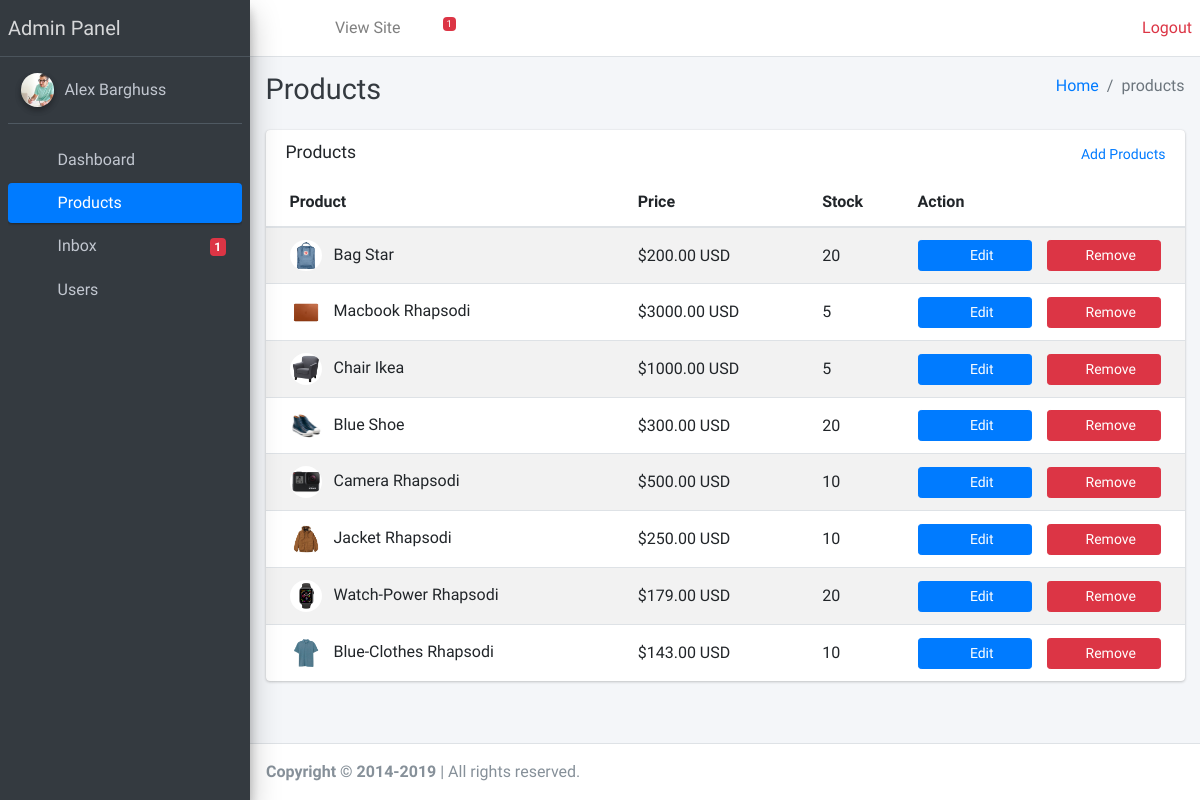
Before: /dashboard/products/ (signed in) with the older database file.
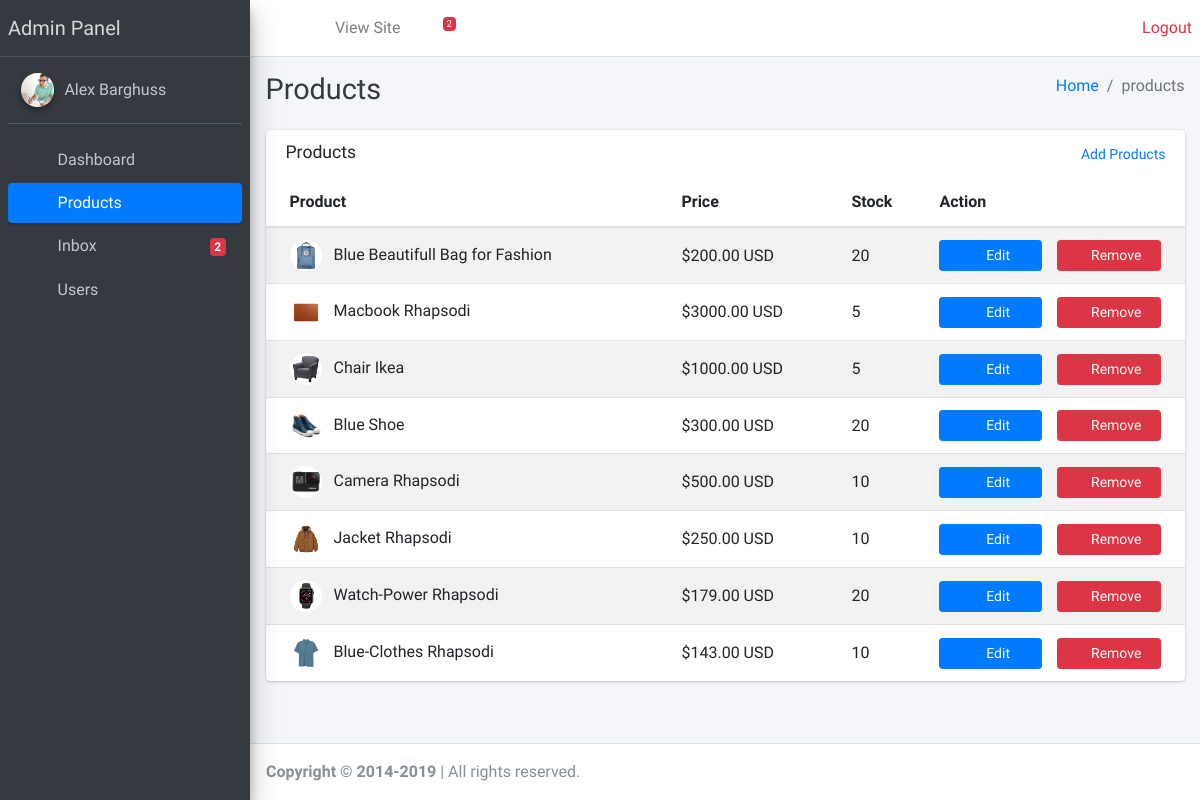
After: the same page with the newer database file.
### products/models.py (models this page shows, shortened)
class Product(models.Model):
    title = models.CharField(max_length=100)
    brand = models.CharField(max_length=100)
    product_id = models.CharField(max_length=12)
    category = models.CharField(max_length=100)
    price = models.DecimalField(max_digits=10, decimal_places=2)
    description = models.TextField()
    image = models.ImageField(upload_to='images/')
    created_date = models.DateTimeField(auto_now_add=True)
    updated_date = models.DateTimeField(auto_now_add=True)
    date_release = models.DateTimeField(auto_now_add=False)
    stock = models.PositiveIntegerField(default=0)
    rating = models.FloatField(default=0)
    reviews = models.IntegerField(default=0)
    order = models.IntegerField(default=0)

### dashboard/views.py (the view)
# urls.py: path('products/', ProductPage.as_view(), name='dashboard_products'),
@method_decorator([login_required(login_url='dashboard_login'), admin_required], name='dispatch')
class ProductPage(View):
    template_name = 'dashboard/product.html'
    def get(self, *args, **kwargs):
        try:
            product = Product.objects.order_by('-created_date')
            return render(self.request, self.template_name, {'product': product})
        except ObjectDoesNotExist:
            return redirect('home')

### products/context_processors.py (called while the page is built)
def brand(request):
    from products.models import Product, Contact
    from django.core.paginator import Paginator
    brand = Product.objects.all().values('brand').order_by('-brand')
    paginator = Paginator(brand, 4)
    page_number = request.GET.get('page')
    page_obj = paginator.get_page(page_number)
    pesan = Contact.objects.order_by('-created_date')
    view_count = 0
    for view_boolean in pesan.values('view'):
        if view_boolean['view'] == True:
            view_count += 1
    return {'brand': page_obj, 'pesan': pesan, 'view_count': view_count }

### templates/dashboard/product.html (shortened to what this page needs)
{% extends 'dashboard/base.html' %}
{% block content %}
    <div class="content-header">
      <div class="container-fluid">
        <div class="row mb-2">
          <div class="col-sm-6">
            <h1 class="m-0 text-dark">Products</h1>
          </div>
          <div class="col-sm-6">
            <ol class="breadcrumb float-sm-right">
              <li class="breadcrumb-item"><a href="{% url 'dashboard' %}">Home</a></li>
              <li class="breadcrumb-item active">products</li>
            </ol>
          </div>
        </div>
      </div>
    </div>
    <section class="content">
        <div class="container-fluid">
            <div class="card">
                <div class="card-header border-0">
                  <h3 class="card-title">Products</h3>
                  <div class="card-tools">
                    <a href="{% url 'add_dashboard_product' %}" class="btn btn-tool btn-sm text-primary" data-toggle="tooltip" data-placement="bottom" title="Add Product">
                      <i class="fas fa-plus"></i>
                      Add Products
                    </a>
                  </div>
                </div>
                <div class="card-body table-responsive p-0">
                  <table class="table table-striped table-valign-middle">
                    <thead>
                    <tr>
                      <th>Product</th>
                      <th>Price</th>
                      <th>Stock</th>
                      <th>Action</th>
                    </tr>
                    </thead>
                    <tbody>
                      {% for item in product %}
                    <tr>
                      <td>
                        <img src="{{ item.image.url }}" alt="Product 1" class="img-circle img-size-32 mr-2">
                        {{ item.title }}
                      </td>
                      <td>${{ item.price }} USD</td>
                      <td>
                        {{ item.stock }}
                      </td>
                      <td>
                        <div class="row">
                            <div class="col">
                                <a href="{% url 'edit_dashboard_product' item.pk %}" class="btn btn-primary btn-sm container">
                                    <i class="fa fa-edit"></i>
                                    Edit
                                </a>
                            </div>
                            <div class="col">
                                <a href="{% url 'delete_dashboard_product' item.pk %}" class="btn btn-danger btn-sm container">
                                    <i class="fa fa-trash-alt"></i>
                                    Remove
                                </a>
                            </div>
                        </div>
                      </td>
                    </tr>
                    {% endfor %}
                    </tbody>
                  </table>
                </div>
              </div>
            </div>
        </div>
{% endblock %}

### templates/dashboard/base.html (shortened to what this page needs)
{% load static %}
{% load mathfilters %}
<!DOCTYPE html>
<html>
<head>
  <link rel="stylesheet" href="{% static 'plugins/fontawesome-free/css/all.min.css' %}">
  <link rel="stylesheet" href="https://code.ionicframework.com/ionicons/2.0.1/css/ionicons.min.css">
  <link rel="stylesheet" href="{% static 'plugins/overlayScrollbars/css/OverlayScrollbars.min.css' %}">
  <link rel="stylesheet" href="{% static 'dist/css/adminlte.min.css' %}">
</head>
<body class="hold-transition sidebar-mini layout-fixed">
<div class="wrapper">
  <nav class="main-header navbar navbar-expand navbar-white navbar-light">
    <ul class="navbar-nav">
      <li class="nav-item">
        <a class="nav-link" data-widget="pushmenu" href="#" role="button"><i class="fas fa-bars"></i></a>
      </li>
      <li class="nav-item d-none d-sm-inline-block">
        <a href="{% url 'home' %}" class="nav-link">
            <i class="fa fa-home"></i>
            View Site
        </a>
      </li>
      <li class="nav-item dropdown">
        {% if pesan.count|sub:view_count %}
          <a class="nav-link" data-toggle="dropdown" href="#">
            <i class="far fa-comments"></i>
            <span class="badge badge-danger navbar-badge">
            {{ pesan.count|sub:view_count }}
            </span>
        {% endif %}
        </a>
      </li>
    </ul>
    <ul class="navbar-nav ml-auto">
        <li class="nav-item">
            <a href="{% url 'logout' %}" class="text-danger">
                <i class="fa fa-power-off"></i>
                Logout
            </a>
        </li>
    </ul>
  </nav>
  <aside class="main-sidebar sidebar-dark-primary elevation-4">
    <a href="{% url 'dashboard' %}" class="brand-link">
      <span class="brand-text font-weight-light">Admin Panel</span>
    </a>
    <div class="sidebar">
      <div class="user-panel mt-3 pb-3 mb-3 d-flex">
        <div class="image">
          <img src="{{ user.photo.url }}" class="img-circle elevation-2" alt="User Image">
        </div>
        <div class="info">
          <a href="#" class="d-block">{{ user.first_name }} {{ user.last_name }} </a>
        </div>
      </div>
      {% with url_name=request.resolver_match.url_name %}
      <nav class="mt-2">
        <ul class="nav nav-pills nav-sidebar flex-column" data-widget="treeview" role="menu" data-accordion="false">
          <li class="nav-item has-treeview">
            <a href="{% url 'dashboard' %}" class="nav-link {% if url_name == 'dashboard' %}active{% endif %}">
              <i class="nav-icon fas fa-tachometer-alt"></i>
              <p>
                Dashboard
              </p>
            </a>
          </li>
          <li class="nav-item has-treeview">
            <a href="{% url 'dashboard_products' %}" class="nav-link {% if url_name == 'dashboard_products' or 'product' in url_name %}active{% endif %}">
              <i class="nav-icon fas fa-list-ul"></i>
              <p>
                Products
              </p>
            </a>
          </li>
          <li class="nav-item has-treeview">
            <a href="{% url 'inbox' %}" class="nav-link {% if url_name == 'inbox' or 'inbox' in url_name %}active{% endif %}">
              <i class="nav-icon fas fa-envelope"></i>
              <p>
                Inbox
                {% if pesan.count|sub:view_count %}
                <span class="badge badge-danger right">{{ pesan.count|sub:view_count }}</span>
                {% endif %}
              </p>
            </a>
          </li>
          <li class="nav-item has-treeview">
            <a href="{% url 'member' %}" class="nav-link {% if url_name == 'member' %}active{% endif %}">
              <i class="nav-icon fas fa-users"></i>
              <p>
                Users
              </p>
            </a>
          </li>
        </ul>
      </nav>
      {% endwith %}
    </div>
  </aside>
  <div class="content-wrapper">
    {% block content %}
    {% endblock %}
  </div>
  <footer class="main-footer">
    <strong>Copyright &copy; 2014-2019 </strong> | All rights
    reserved.
  </footer>
</body>
</html>

Changed rows visible on the page:
changed Product: title "Bag Star" → "Blue Beautifull Bag for Fashion"
Other visible differences:
{{ pesan.count|sub:view_count }}: "1" → "2"
